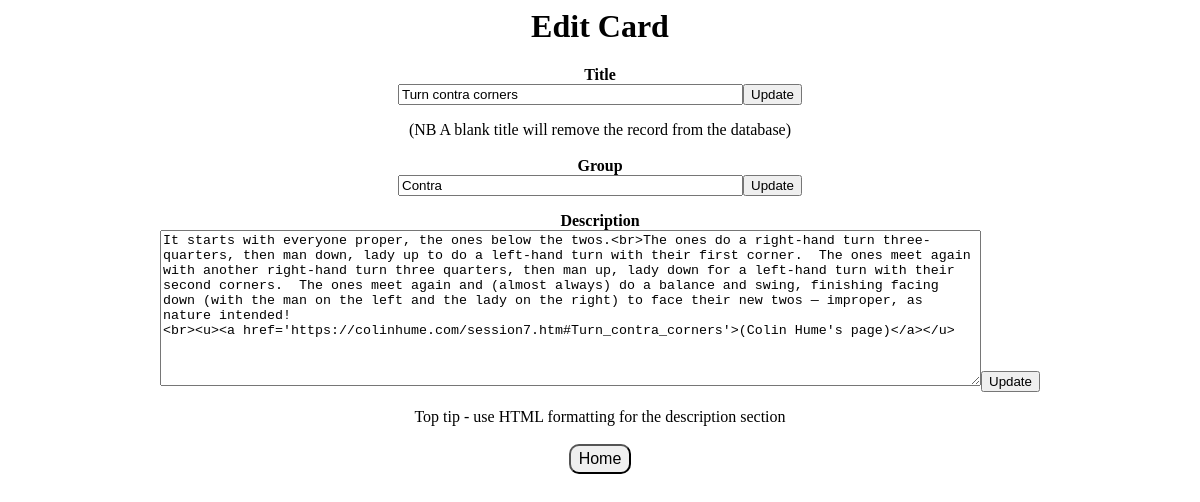
/edit_card.php/?cardId=20, run on the app's committed database.
### tables this page shows
CREATE TABLE cards (
card_id integer PRIMARY KEY,
title TEXT NOT NULL,
description TEXT
, grouping TEXT);

### database.php (called while the page is built, shortened)
<?php
function GetTitle($cardId, $db)
{
    $sth = $db->prepare("SELECT title FROM cards where card_id=\"".$cardId."\"");
    $sth->execute();
    $row = $sth->fetch();
    if ($row != null) {
        return $row['title'];
    }
    return "Card not found";
}
function GetGroup($cardId, $db)
{
    $sth = $db->prepare("SELECT grouping FROM cards where card_id=\"".$cardId."\"");
    $sth->execute();
    $row = $sth->fetch();
    if ($row != null) {
        return $row['grouping'];
    }
    return "Card not found";
}
function GetDesc($cardId, $db)
{
    $sth = $db->prepare("SELECT description FROM cards where card_id=\"".$cardId."\"");
    $sth->execute();
    $row = $sth->fetch();
    if ($row != null) {
        return $row['description'];
    }
    return "Card not found";
}
?>

### edit_card.php (the view)
<?php
include "database.php";
include "header.php";
$cardId = $_GET['cardId'];
echo "</head><body>";
$db = DatabaseInit();
echo "<center>";
echo "<h1>Edit Card</h1>";
EditCard($db, $cardId);
echo "<button class=\"button\" type=\"button\" onclick=\"window.location.href='/flashcards/index.php'\">Home</button>";
echo "</body></html>";
function EditCard($db, $cardId)
{
    if ($cardId != -1) {
        $title = GetTitle($cardId, $db);
        $desc = GetDesc($cardId, $db);
        $group = GetGroup($cardId, $db);
    } else {
        $title = "New card title...";
        $desc = "Description...";
        $group = "Group name....";
    }
    echo "<b>Title</b><form action=\"/flashcards/save_title.php/?cardId=", $cardId, "\" method=\"post\">";
    echo "<input type=\"text\" size=\"40\" name=\"title\" value=\"", $title, "\">";
    echo "<input type=\"submit\" value=\"Update\"></form>";
    echo "(NB A blank title will remove the record from the database)<br><br>";
    echo "<b>Group</b><form action=\"/flashcards/save_group.php/?cardId=", $cardId, "\" method=\"post\">";
    echo "<input type=\"text\" size=\"40\" name=\"group\" value=\"", $group, "\">";
    echo "<input type=\"submit\" value=\"Update\"></form>";
    echo "<b>Description</b><form action=\"/flashcards/save_desc.php/?cardId=", $cardId, "\" method=\"post\">";
    echo "<textarea id=\"desc\" rows=\"10\" cols=\"100\" wrap=\"hard\" name=\"desc\">", $desc, "</textarea>";
    echo "<input type=\"submit\" value=\"Update\">";
    echo "</form>";
    echo "Top tip - use HTML formatting for the description section<br><br>";
}
?>

### cards.css (style rules this page uses)
.button { border-radius:10px; font-size: 16px; padding: 4px 8px; }

### data on the page
cards: title "Turn contra corners", group "Contra", desc "It starts with everyone proper, the ones below the twos.<br>The ones do a right-hand turn three- quarters, then man down, lady up to do a left-hand turn with their first corner. The ones meet again with another right-hand turn three quarters, then man up, lady down for a left-hand turn with their second corners. The ones meet again and (almost always) do a balance and swing, finishing facing down (with the man on the left and the lady on the right) to face their new twos — improper, as nature intended! <br><u><a href='https://colinhume.com/session7.htm#Turn_contra_corners'>(Colin Hume's page)</a></u>"
